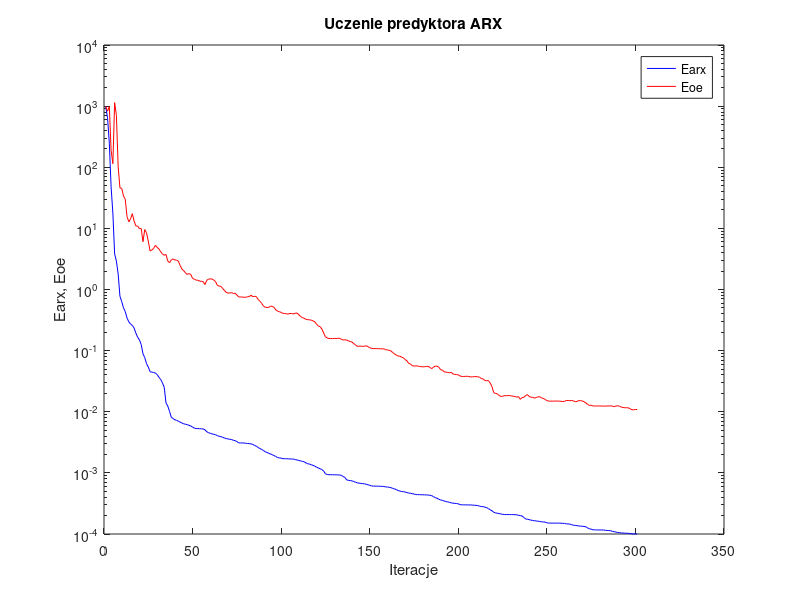
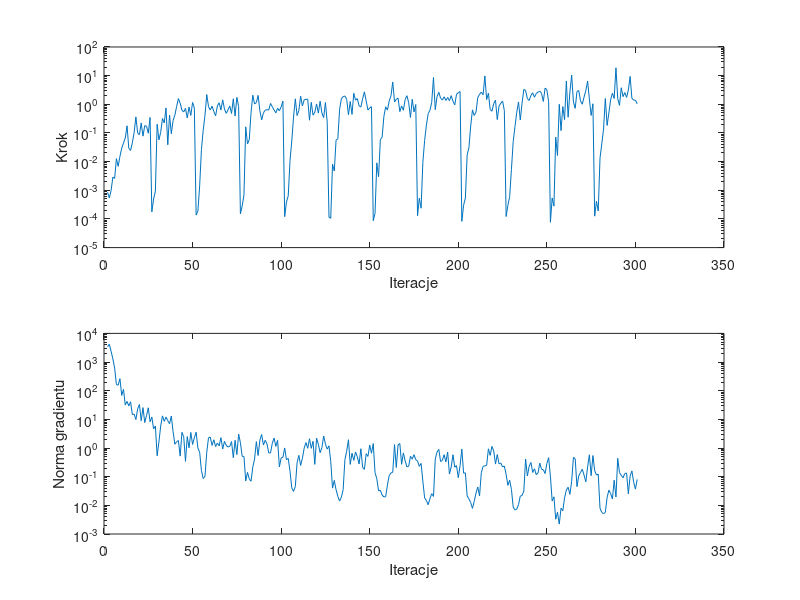

The MATLAB source for these figures, in order:
%uczenie predyktora arx
clear all;
n=0; farx(n+1)=9.805007e+002; foe(n+1)=9.954863e+002; wspucz(n+1)=0.000000e+000; ng(n+1)=0.000000e+000;
%odnowa zmiennej metryki
n=1; farx(n+1)=6.442891e+002; foe(n+1)=8.277433e+002; krok(n+1)=8.540993e-004; ng(n+1)=3.443656e+003;
n=2; farx(n+1)=2.480829e+002; foe(n+1)=9.852911e+002; krok(n+1)=5.391128e-004; ng(n+1)=4.135335e+003;
n=3; farx(n+1)=4.781357e+001; foe(n+1)=1.898329e+002; krok(n+1)=9.751354e-004; ng(n+1)=2.378306e+003;
n=4; farx(n+1)=1.779886e+001; foe(n+1)=1.144303e+002; krok(n+1)=2.883948e-003; ng(n+1)=1.293671e+003;
n=5; farx(n+1)=3.821100e+000; foe(n+1)=1.143889e+003; krok(n+1)=2.593399e-003; ng(n+1)=6.191529e+002;
n=6; farx(n+1)=2.915189e+000; foe(n+1)=7.028643e+002; krok(n+1)=1.269968e-002; ng(n+1)=1.639404e+002;
n=7; farx(n+1)=1.787735e+000; foe(n+1)=1.014991e+002; krok(n+1)=6.854056e-003; ng(n+1)=1.560165e+002;
n=8; farx(n+1)=7.741328e-001; foe(n+1)=4.592216e+001; krok(n+1)=1.525498e-002; ng(n+1)=2.626720e+002;
n=9; farx(n+1)=6.347276e-001; foe(n+1)=4.514102e+001; krok(n+1)=2.946581e-002; ng(n+1)=6.864306e+001;
n=10; farx(n+1)=5.020962e-001; foe(n+1)=3.390887e+001; krok(n+1)=4.438543e-002; ng(n+1)=1.113253e+002;
n=11; farx(n+1)=4.349957e-001; foe(n+1)=2.988553e+001; krok(n+1)=6.677458e-002; ng(n+1)=3.197427e+001;
n=12; farx(n+1)=3.416962e-001; foe(n+1)=1.557242e+001; krok(n+1)=1.778431e-001; ng(n+1)=4.223567e+001;
n=13; farx(n+1)=2.966569e-001; foe(n+1)=1.279830e+001; krok(n+1)=2.928765e-002; ng(n+1)=2.949671e+001;
n=14; farx(n+1)=2.717523e-001; foe(n+1)=1.438714e+001; krok(n+1)=2.452306e-002; ng(n+1)=4.098849e+001;
n=15; farx(n+1)=2.590085e-001; foe(n+1)=1.740929e+001; krok(n+1)=4.545636e-002; ng(n+1)=1.464636e+001;
n=16; farx(n+1)=2.339232e-001; foe(n+1)=1.312341e+001; krok(n+1)=1.023855e-001; ng(n+1)=1.536260e+001;
n=17; farx(n+1)=1.925874e-001; foe(n+1)=1.093891e+001; krok(n+1)=3.635836e-001; ng(n+1)=9.841978e+000;
n=18; farx(n+1)=1.659068e-001; foe(n+1)=1.092508e+001; krok(n+1)=1.000780e-001; ng(n+1)=2.343444e+001;
n=19; farx(n+1)=1.499957e-001; foe(n+1)=9.875384e+000; krok(n+1)=8.662598e-002; ng(n+1)=3.312533e+001;
n=20; farx(n+1)=1.258843e-001; foe(n+1)=9.939259e+000; krok(n+1)=2.233908e-001; ng(n+1)=8.955908e+000;
n=21; farx(n+1)=8.892720e-002; foe(n+1)=6.055841e+000; krok(n+1)=7.752093e-002; ng(n+1)=2.574477e+001;
n=22; farx(n+1)=7.691877e-002; foe(n+1)=9.576972e+000; krok(n+1)=1.800875e-001; ng(n+1)=7.730330e+000;
n=23; farx(n+1)=6.126641e-002; foe(n+1)=8.445653e+000; krok(n+1)=1.732520e-001; ng(n+1)=1.351778e+001;
n=24; farx(n+1)=5.406544e-002; foe(n+1)=6.178985e+000; krok(n+1)=9.809225e-002; ng(n+1)=2.535695e+001;
n=25; farx(n+1)=4.526023e-002; foe(n+1)=4.285361e+000; krok(n+1)=3.465039e-001; ng(n+1)=8.281629e+000;
%odnowa zmiennej metryki
n=26; farx(n+1)=4.442356e-002; foe(n+1)=4.430971e+000; krok(n+1)=1.758667e-004; ng(n+1)=1.210985e+001;
n=27; farx(n+1)=4.400696e-002; foe(n+1)=4.693249e+000; krok(n+1)=4.966995e-004; ng(n+1)=4.679139e+000;
n=28; farx(n+1)=4.287801e-002; foe(n+1)=5.272640e+000; krok(n+1)=9.261564e-004; ng(n+1)=5.855782e+000;
n=29; farx(n+1)=4.061682e-002; foe(n+1)=4.901855e+000; krok(n+1)=2.007487e-001; ng(n+1)=5.369617e-001;
n=30; farx(n+1)=3.670469e-002; foe(n+1)=4.599462e+000; krok(n+1)=5.753341e-002; ng(n+1)=1.631692e+000;
n=31; farx(n+1)=3.372610e-002; foe(n+1)=4.154326e+000; krok(n+1)=1.046893e-001; ng(n+1)=5.886543e+000;
n=32; farx(n+1)=2.968473e-002; foe(n+1)=3.816150e+000; krok(n+1)=3.200292e-001; ng(n+1)=1.323188e+001;
n=33; farx(n+1)=2.509228e-002; foe(n+1)=3.625314e+000; krok(n+1)=2.249366e-001; ng(n+1)=8.523673e+000;
n=34; farx(n+1)=1.393068e-002; foe(n+1)=3.750135e+000; krok(n+1)=7.491049e-001; ng(n+1)=1.204497e+001;
n=35; farx(n+1)=1.240847e-002; foe(n+1)=2.924300e+000; krok(n+1)=3.863769e-002; ng(n+1)=9.031561e+000;
n=36; farx(n+1)=1.013598e-002; foe(n+1)=2.742637e+000; krok(n+1)=4.228235e-001; ng(n+1)=7.036087e+000;
n=37; farx(n+1)=8.104040e-003; foe(n+1)=3.053240e+000; krok(n+1)=9.406594e-002; ng(n+1)=1.298073e+001;
n=38; farx(n+1)=7.752493e-003; foe(n+1)=3.162382e+000; krok(n+1)=2.745494e-001; ng(n+1)=3.710500e+000;
n=39; farx(n+1)=7.375399e-003; foe(n+1)=3.041331e+000; krok(n+1)=4.171904e-001; ng(n+1)=1.358210e+000;
n=40; farx(n+1)=7.234559e-003; foe(n+1)=3.022825e+000; krok(n+1)=8.456470e-001; ng(n+1)=1.652440e+000;
n=41; farx(n+1)=6.979080e-003; foe(n+1)=2.909102e+000; krok(n+1)=1.585506e+000; ng(n+1)=1.823096e+000;
n=42; farx(n+1)=6.765163e-003; foe(n+1)=2.461439e+000; krok(n+1)=1.090364e+000; ng(n+1)=5.224387e-001;
n=43; farx(n+1)=6.532196e-003; foe(n+1)=2.145418e+000; krok(n+1)=6.239201e-001; ng(n+1)=3.537272e+000;
n=44; farx(n+1)=6.354570e-003; foe(n+1)=2.034890e+000; krok(n+1)=5.403833e-001; ng(n+1)=2.476540e+000;
n=45; farx(n+1)=6.237686e-003; foe(n+1)=1.866958e+000; krok(n+1)=7.203499e-001; ng(n+1)=3.435119e-001;
n=46; farx(n+1)=6.163821e-003; foe(n+1)=1.768094e+000; krok(n+1)=3.340461e-001; ng(n+1)=2.505735e+000;
n=47; farx(n+1)=5.993683e-003; foe(n+1)=1.820574e+000; krok(n+1)=8.055989e-001; ng(n+1)=1.014130e+000;
n=48; farx(n+1)=5.845072e-003; foe(n+1)=1.762030e+000; krok(n+1)=4.089939e-001; ng(n+1)=3.500848e+000;
n=49; farx(n+1)=5.623480e-003; foe(n+1)=1.516440e+000; krok(n+1)=1.162023e+000; ng(n+1)=1.333585e+000;
n=50; farx(n+1)=5.391733e-003; foe(n+1)=1.476281e+000; krok(n+1)=7.461831e-001; ng(n+1)=2.267257e+000;
%odnowa zmiennej metryki
n=51; farx(n+1)=5.312278e-003; foe(n+1)=1.423207e+000; krok(n+1)=1.367364e-004; ng(n+1)=3.569092e+000;
n=52; farx(n+1)=5.305003e-003; foe(n+1)=1.419256e+000; krok(n+1)=1.874208e-004; ng(n+1)=9.910686e-001;
n=53; farx(n+1)=5.283353e-003; foe(n+1)=1.368426e+000; krok(n+1)=1.442683e-003; ng(n+1)=7.141573e-001;
n=54; farx(n+1)=5.258576e-003; foe(n+1)=1.360103e+000; krok(n+1)=2.643052e-002; ng(n+1)=1.622561e-001;
n=55; farx(n+1)=5.231637e-003; foe(n+1)=1.337793e+000; krok(n+1)=1.244935e-001; ng(n+1)=8.624081e-002;
n=56; farx(n+1)=5.067951e-003; foe(n+1)=1.206270e+000; krok(n+1)=4.063898e-001; ng(n+1)=1.030927e-001;
n=57; farx(n+1)=4.712797e-003; foe(n+1)=1.415872e+000; krok(n+1)=2.192737e+000; ng(n+1)=7.145322e-001;
n=58; farx(n+1)=4.549889e-003; foe(n+1)=1.476836e+000; krok(n+1)=8.256204e-001; ng(n+1)=2.287729e+000;
n=59; farx(n+1)=4.434604e-003; foe(n+1)=1.492348e+000; krok(n+1)=6.367965e-001; ng(n+1)=2.408723e+000;
n=60; farx(n+1)=4.341454e-003; foe(n+1)=1.487325e+000; krok(n+1)=8.600077e-001; ng(n+1)=1.232557e+000;
n=61; farx(n+1)=4.274520e-003; foe(n+1)=1.421157e+000; krok(n+1)=5.600723e-001; ng(n+1)=1.943167e+000;
n=62; farx(n+1)=4.203367e-003; foe(n+1)=1.341174e+000; krok(n+1)=3.963116e-001; ng(n+1)=1.129370e+000;
n=63; farx(n+1)=4.060326e-003; foe(n+1)=1.165779e+000; krok(n+1)=8.773192e-001; ng(n+1)=1.486832e+000;
n=64; farx(n+1)=3.974398e-003; foe(n+1)=1.136601e+000; krok(n+1)=1.128562e+000; ng(n+1)=1.190931e+000;
n=65; farx(n+1)=3.915030e-003; foe(n+1)=1.123709e+000; krok(n+1)=6.310298e-001; ng(n+1)=2.303954e+000;
n=66; farx(n+1)=3.818301e-003; foe(n+1)=1.037867e+000; krok(n+1)=1.435731e+000; ng(n+1)=9.243700e-001;
n=67; farx(n+1)=3.717551e-003; foe(n+1)=9.646785e-001; krok(n+1)=6.857223e-001; ng(n+1)=1.705967e+000;
n=68; farx(n+1)=3.643917e-003; foe(n+1)=8.962145e-001; krok(n+1)=4.842714e-001; ng(n+1)=1.241760e+000;
n=69; farx(n+1)=3.588260e-003; foe(n+1)=8.740974e-001; krok(n+1)=6.404647e-001; ng(n+1)=1.088099e+000;
n=70; farx(n+1)=3.542537e-003; foe(n+1)=8.763616e-001; krok(n+1)=8.726755e-001; ng(n+1)=1.139348e+000;
n=71; farx(n+1)=3.510909e-003; foe(n+1)=8.892186e-001; krok(n+1)=4.787134e-001; ng(n+1)=1.675438e+000;
n=72; farx(n+1)=3.414211e-003; foe(n+1)=8.639931e-001; krok(n+1)=1.556785e+000; ng(n+1)=4.600166e-001;
n=73; farx(n+1)=3.365979e-003; foe(n+1)=8.671030e-001; krok(n+1)=3.912500e-001; ng(n+1)=1.862238e+000;
n=74; farx(n+1)=3.251875e-003; foe(n+1)=8.146328e-001; krok(n+1)=1.745690e+000; ng(n+1)=5.900302e-001;
n=75; farx(n+1)=3.101462e-003; foe(n+1)=7.564169e-001; krok(n+1)=8.328011e-001; ng(n+1)=3.066396e+000;
%odnowa zmiennej metryki
n=76; farx(n+1)=3.089993e-003; foe(n+1)=7.550679e-001; krok(n+1)=1.513017e-004; ng(n+1)=1.543724e+000;
n=77; farx(n+1)=3.087563e-003; foe(n+1)=7.532955e-001; krok(n+1)=2.834094e-004; ng(n+1)=5.119009e-001;
n=78; farx(n+1)=3.080581e-003; foe(n+1)=7.462486e-001; krok(n+1)=6.767654e-004; ng(n+1)=5.096182e-001;
n=79; farx(n+1)=3.049389e-003; foe(n+1)=7.459221e-001; krok(n+1)=1.638325e-001; ng(n+1)=7.118320e-002;
n=80; farx(n+1)=3.026214e-003; foe(n+1)=7.618257e-001; krok(n+1)=4.134280e-002; ng(n+1)=1.411313e-001;
n=81; farx(n+1)=3.013429e-003; foe(n+1)=7.657982e-001; krok(n+1)=5.857529e-002; ng(n+1)=8.427867e-002;
n=82; farx(n+1)=2.979570e-003; foe(n+1)=8.052501e-001; krok(n+1)=5.114232e-001; ng(n+1)=6.941344e-002;
n=83; farx(n+1)=2.916868e-003; foe(n+1)=7.646223e-001; krok(n+1)=2.076440e+000; ng(n+1)=2.195771e-001;
n=84; farx(n+1)=2.805603e-003; foe(n+1)=7.733824e-001; krok(n+1)=1.024631e+000; ng(n+1)=4.146899e-001;
n=85; farx(n+1)=2.733648e-003; foe(n+1)=7.665549e-001; krok(n+1)=1.151610e+000; ng(n+1)=1.673147e+000;
n=86; farx(n+1)=2.599574e-003; foe(n+1)=6.865550e-001; krok(n+1)=2.042882e+000; ng(n+1)=5.464044e-001;
n=87; farx(n+1)=2.504255e-003; foe(n+1)=6.417851e-001; krok(n+1)=5.921069e-001; ng(n+1)=1.884712e+000;
n=88; farx(n+1)=2.415923e-003; foe(n+1)=5.946126e-001; krok(n+1)=2.828655e-001; ng(n+1)=2.971187e+000;
n=89; farx(n+1)=2.324964e-003; foe(n+1)=5.354238e-001; krok(n+1)=5.076613e-001; ng(n+1)=1.273506e+000;
n=90; farx(n+1)=2.214777e-003; foe(n+1)=5.130797e-001; krok(n+1)=6.201675e-001; ng(n+1)=1.860756e+000;
n=91; farx(n+1)=2.157575e-003; foe(n+1)=5.078015e-001; krok(n+1)=6.522451e-001; ng(n+1)=1.403171e+000;
n=92; farx(n+1)=2.095945e-003; foe(n+1)=5.105690e-001; krok(n+1)=6.282866e-001; ng(n+1)=6.747185e-001;
n=93; farx(n+1)=2.034348e-003; foe(n+1)=5.358807e-001; krok(n+1)=1.068901e+000; ng(n+1)=6.733584e-001;
n=94; farx(n+1)=1.982982e-003; foe(n+1)=5.297435e-001; krok(n+1)=8.300996e-001; ng(n+1)=1.459693e+000;
n=95; farx(n+1)=1.915480e-003; foe(n+1)=5.094260e-001; krok(n+1)=6.335709e-001; ng(n+1)=2.235809e+000;
n=96; farx(n+1)=1.854918e-003; foe(n+1)=4.637467e-001; krok(n+1)=5.045340e-001; ng(n+1)=1.145713e+000;
n=97; farx(n+1)=1.777122e-003; foe(n+1)=4.429798e-001; krok(n+1)=7.273018e-001; ng(n+1)=1.856682e+000;
n=98; farx(n+1)=1.757481e-003; foe(n+1)=4.333398e-001; krok(n+1)=5.945315e-001; ng(n+1)=2.203598e-001;
n=99; farx(n+1)=1.740902e-003; foe(n+1)=4.221720e-001; krok(n+1)=8.088973e-001; ng(n+1)=4.504774e-001;
n=100; farx(n+1)=1.707795e-003; foe(n+1)=4.063523e-001; krok(n+1)=1.289256e+000; ng(n+1)=4.736986e-001;
%odnowa zmiennej metryki
n=101; farx(n+1)=1.704416e-003; foe(n+1)=4.043670e-001; krok(n+1)=1.203262e-004; ng(n+1)=1.005838e+000;
n=102; farx(n+1)=1.702812e-003; foe(n+1)=4.012872e-001; krok(n+1)=3.891984e-004; ng(n+1)=3.868352e-001;
n=103; farx(n+1)=1.698566e-003; foe(n+1)=3.965688e-001; krok(n+1)=6.369581e-004; ng(n+1)=4.348038e-001;
n=104; farx(n+1)=1.690492e-003; foe(n+1)=4.061419e-001; krok(n+1)=1.076348e-002; ng(n+1)=1.544639e-001;
n=105; farx(n+1)=1.687314e-003; foe(n+1)=4.042372e-001; krok(n+1)=5.235740e-002; ng(n+1)=4.079805e-002;
n=106; farx(n+1)=1.677325e-003; foe(n+1)=3.984653e-001; krok(n+1)=3.624196e-001; ng(n+1)=3.059720e-002;
n=107; farx(n+1)=1.648968e-003; foe(n+1)=4.098101e-001; krok(n+1)=1.549732e+000; ng(n+1)=4.537159e-002;
n=108; farx(n+1)=1.622218e-003; foe(n+1)=4.116028e-001; krok(n+1)=4.044487e-001; ng(n+1)=3.090006e-001;
n=109; farx(n+1)=1.600995e-003; foe(n+1)=3.863398e-001; krok(n+1)=6.107131e-001; ng(n+1)=5.550904e-001;
n=110; farx(n+1)=1.566320e-003; foe(n+1)=3.614967e-001; krok(n+1)=1.914853e+000; ng(n+1)=2.474221e-001;
n=111; farx(n+1)=1.542378e-003; foe(n+1)=3.465878e-001; krok(n+1)=8.745977e-001; ng(n+1)=4.404374e-001;
n=112; farx(n+1)=1.519829e-003; foe(n+1)=3.389403e-001; krok(n+1)=1.435731e+000; ng(n+1)=9.888126e-001;
n=113; farx(n+1)=1.456398e-003; foe(n+1)=3.247174e-001; krok(n+1)=1.492366e+000; ng(n+1)=1.549053e+000;
n=114; farx(n+1)=1.410971e-003; foe(n+1)=3.205706e-001; krok(n+1)=1.505130e+000; ng(n+1)=9.791600e-001;
n=115; farx(n+1)=1.394082e-003; foe(n+1)=3.200262e-001; krok(n+1)=2.781623e-001; ng(n+1)=2.108518e+000;
n=116; farx(n+1)=1.357516e-003; foe(n+1)=3.143966e-001; krok(n+1)=1.168436e+000; ng(n+1)=9.770825e-001;
n=117; farx(n+1)=1.329575e-003; foe(n+1)=3.069587e-001; krok(n+1)=4.187571e-001; ng(n+1)=1.716377e+000;
n=118; farx(n+1)=1.288085e-003; foe(n+1)=2.956795e-001; krok(n+1)=5.312625e-001; ng(n+1)=2.685880e-001;
n=119; farx(n+1)=1.237737e-003; foe(n+1)=2.701048e-001; krok(n+1)=1.026286e+000; ng(n+1)=2.197896e+000;
n=120; farx(n+1)=1.204208e-003; foe(n+1)=2.519408e-001; krok(n+1)=4.930774e-001; ng(n+1)=1.358952e+000;
n=121; farx(n+1)=1.166504e-003; foe(n+1)=2.467712e-001; krok(n+1)=1.285695e+000; ng(n+1)=6.866766e-001;
n=122; farx(n+1)=1.134830e-003; foe(n+1)=2.256276e-001; krok(n+1)=4.977875e-001; ng(n+1)=1.034203e+000;
n=123; farx(n+1)=1.071464e-003; foe(n+1)=1.945328e-001; krok(n+1)=3.444314e-001; ng(n+1)=2.627776e+000;
n=124; farx(n+1)=9.630815e-004; foe(n+1)=1.683111e-001; krok(n+1)=1.154088e+000; ng(n+1)=1.374432e+000;
n=125; farx(n+1)=9.410175e-004; foe(n+1)=1.613238e-001; krok(n+1)=2.382113e-001; ng(n+1)=9.161275e-001;
%odnowa zmiennej metryki
n=126; farx(n+1)=9.325128e-004; foe(n+1)=1.576679e-001; krok(n+1)=1.161197e-004; ng(n+1)=1.191629e+000;
n=127; farx(n+1)=9.322032e-004; foe(n+1)=1.575337e-001; krok(n+1)=1.051281e-004; ng(n+1)=3.393467e-001;
n=128; farx(n+1)=9.317727e-004; foe(n+1)=1.573811e-001; krok(n+1)=8.099144e-003; ng(n+1)=3.992905e-002;
n=129; farx(n+1)=9.309873e-004; foe(n+1)=1.580872e-001; krok(n+1)=4.689265e-003; ng(n+1)=7.406405e-002;
n=130; farx(n+1)=9.288858e-004; foe(n+1)=1.579434e-001; krok(n+1)=5.625683e-002; ng(n+1)=3.521119e-002;
n=131; farx(n+1)=9.278922e-004; foe(n+1)=1.586953e-001; krok(n+1)=6.247411e-002; ng(n+1)=2.057841e-002;
n=132; farx(n+1)=9.240035e-004; foe(n+1)=1.597828e-001; krok(n+1)=6.744582e-001; ng(n+1)=1.410149e-002;
n=133; farx(n+1)=9.110805e-004; foe(n+1)=1.534883e-001; krok(n+1)=1.569476e+000; ng(n+1)=1.925648e-002;
n=134; farx(n+1)=8.733556e-004; foe(n+1)=1.489127e-001; krok(n+1)=1.856466e+000; ng(n+1)=3.526385e-002;
n=135; farx(n+1)=8.396057e-004; foe(n+1)=1.506250e-001; krok(n+1)=1.941911e+000; ng(n+1)=3.981916e-001;
n=136; farx(n+1)=7.684823e-004; foe(n+1)=1.489070e-001; krok(n+1)=1.495995e+000; ng(n+1)=7.743563e-001;
n=137; farx(n+1)=7.544235e-004; foe(n+1)=1.441371e-001; krok(n+1)=4.321320e-001; ng(n+1)=1.948490e+000;
n=138; farx(n+1)=7.463115e-004; foe(n+1)=1.412292e-001; krok(n+1)=1.252500e+000; ng(n+1)=2.684723e-001;
n=139; farx(n+1)=7.408830e-004; foe(n+1)=1.379474e-001; krok(n+1)=4.448787e-001; ng(n+1)=6.603586e-001;
n=140; farx(n+1)=7.211459e-004; foe(n+1)=1.301573e-001; krok(n+1)=2.428467e+000; ng(n+1)=3.716577e-001;
n=141; farx(n+1)=7.045089e-004; foe(n+1)=1.239729e-001; krok(n+1)=1.390988e+000; ng(n+1)=7.307752e-001;
n=142; farx(n+1)=6.873428e-004; foe(n+1)=1.177617e-001; krok(n+1)=1.585247e+000; ng(n+1)=4.953723e-001;
n=143; farx(n+1)=6.791821e-004; foe(n+1)=1.182132e-001; krok(n+1)=8.823184e-001; ng(n+1)=2.769640e-001;
n=144; farx(n+1)=6.732413e-004; foe(n+1)=1.185058e-001; krok(n+1)=8.008859e-001; ng(n+1)=9.440098e-001;
n=145; farx(n+1)=6.681432e-004; foe(n+1)=1.171975e-001; krok(n+1)=1.561751e+000; ng(n+1)=2.114393e-001;
n=146; farx(n+1)=6.613436e-004; foe(n+1)=1.180999e-001; krok(n+1)=2.723893e+000; ng(n+1)=1.806653e-001;
n=147; farx(n+1)=6.516720e-004; foe(n+1)=1.200443e-001; krok(n+1)=1.310660e+000; ng(n+1)=6.344261e-001;
n=148; farx(n+1)=6.388821e-004; foe(n+1)=1.164897e-001; krok(n+1)=6.293018e-001; ng(n+1)=5.097200e-001;
n=149; farx(n+1)=6.272914e-004; foe(n+1)=1.114613e-001; krok(n+1)=7.486426e-001; ng(n+1)=1.272940e+000;
n=150; farx(n+1)=6.128566e-004; foe(n+1)=1.088251e-001; krok(n+1)=8.221024e-001; ng(n+1)=6.582217e-001;
%odnowa zmiennej metryki
n=151; farx(n+1)=6.073103e-004; foe(n+1)=1.079432e-001; krok(n+1)=8.683747e-005; ng(n+1)=1.427322e+000;
n=152; farx(n+1)=6.071930e-004; foe(n+1)=1.079408e-001; krok(n+1)=1.569452e-004; ng(n+1)=1.379915e-001;
n=153; farx(n+1)=6.055022e-004; foe(n+1)=1.078349e-001; krok(n+1)=9.045235e-003; ng(n+1)=8.536715e-002;
n=154; farx(n+1)=6.054094e-004; foe(n+1)=1.077788e-001; krok(n+1)=2.972972e-003; ng(n+1)=3.195998e-002;
n=155; farx(n+1)=6.033922e-004; foe(n+1)=1.069795e-001; krok(n+1)=5.883374e-002; ng(n+1)=3.368168e-002;
n=156; farx(n+1)=6.023094e-004; foe(n+1)=1.069812e-001; krok(n+1)=7.115888e-002; ng(n+1)=2.292917e-002;
n=157; farx(n+1)=5.986141e-004; foe(n+1)=1.072745e-001; krok(n+1)=3.768236e-001; ng(n+1)=1.974777e-002;
n=158; farx(n+1)=5.905527e-004; foe(n+1)=1.034136e-001; krok(n+1)=8.159604e-001; ng(n+1)=1.993333e-002;
n=159; farx(n+1)=5.862733e-004; foe(n+1)=1.029121e-001; krok(n+1)=6.264118e-001; ng(n+1)=5.154879e-002;
n=160; farx(n+1)=5.821209e-004; foe(n+1)=1.008701e-001; krok(n+1)=1.307567e+000; ng(n+1)=1.104985e-001;
n=161; farx(n+1)=5.727733e-004; foe(n+1)=9.881869e-002; krok(n+1)=1.964044e+000; ng(n+1)=1.340518e-001;
n=162; farx(n+1)=5.570809e-004; foe(n+1)=9.291346e-002; krok(n+1)=6.020519e+000; ng(n+1)=1.434967e-001;
n=163; farx(n+1)=5.455760e-004; foe(n+1)=8.830227e-002; krok(n+1)=1.227563e+000; ng(n+1)=1.310697e+000;
n=164; farx(n+1)=5.344141e-004; foe(n+1)=8.460685e-002; krok(n+1)=1.492366e+000; ng(n+1)=2.101817e-001;
n=165; farx(n+1)=5.139671e-004; foe(n+1)=8.168823e-002; krok(n+1)=1.644879e+000; ng(n+1)=1.286721e+000;
n=166; farx(n+1)=5.041360e-004; foe(n+1)=8.121886e-002; krok(n+1)=5.570755e-001; ng(n+1)=1.431389e+000;
n=167; farx(n+1)=4.963406e-004; foe(n+1)=7.826880e-002; krok(n+1)=8.771846e-001; ng(n+1)=2.715538e-001;
n=168; farx(n+1)=4.930627e-004; foe(n+1)=7.627254e-002; krok(n+1)=6.193808e-001; ng(n+1)=6.748990e-001;
n=169; farx(n+1)=4.864557e-004; foe(n+1)=7.175119e-002; krok(n+1)=1.462039e+000; ng(n+1)=3.542430e-001;
n=170; farx(n+1)=4.761670e-004; foe(n+1)=6.800890e-002; krok(n+1)=1.997077e+000; ng(n+1)=2.198102e-001;
n=171; farx(n+1)=4.682687e-004; foe(n+1)=6.198996e-002; krok(n+1)=1.131462e+000; ng(n+1)=2.302555e-001;
n=172; farx(n+1)=4.647942e-004; foe(n+1)=6.038793e-002; krok(n+1)=3.465039e-001; ng(n+1)=5.166534e-001;
n=173; farx(n+1)=4.555718e-004; foe(n+1)=5.670954e-002; krok(n+1)=1.498210e+000; ng(n+1)=4.083332e-001;
n=174; farx(n+1)=4.516152e-004; foe(n+1)=5.590627e-002; krok(n+1)=5.421555e-001; ng(n+1)=5.873930e-001;
n=175; farx(n+1)=4.415560e-004; foe(n+1)=5.637234e-002; krok(n+1)=9.830700e-001; ng(n+1)=3.904333e-001;
%odnowa zmiennej metryki
n=176; farx(n+1)=4.409995e-004; foe(n+1)=5.612003e-002; krok(n+1)=1.298332e-004; ng(n+1)=3.521358e-001;
n=177; farx(n+1)=4.400534e-004; foe(n+1)=5.506518e-002; krok(n+1)=5.292541e-004; ng(n+1)=2.298246e-001;
n=178; farx(n+1)=4.391949e-004; foe(n+1)=5.458848e-002; krok(n+1)=2.370460e-004; ng(n+1)=2.898146e-001;
n=179; farx(n+1)=4.376562e-004; foe(n+1)=5.442791e-002; krok(n+1)=9.458902e-003; ng(n+1)=6.973582e-002;
n=180; farx(n+1)=4.370814e-004; foe(n+1)=5.448478e-002; krok(n+1)=5.482403e-002; ng(n+1)=1.797740e-002;
n=181; farx(n+1)=4.357017e-004; foe(n+1)=5.508772e-002; krok(n+1)=1.872762e-001; ng(n+1)=1.475743e-002;
n=182; farx(n+1)=4.341616e-004; foe(n+1)=5.539673e-002; krok(n+1)=4.756263e-001; ng(n+1)=1.050947e-002;
n=183; farx(n+1)=4.302649e-004; foe(n+1)=5.293167e-002; krok(n+1)=6.193808e-001; ng(n+1)=1.712949e-002;
n=184; farx(n+1)=4.245718e-004; foe(n+1)=5.086885e-002; krok(n+1)=1.168436e+000; ng(n+1)=2.550940e-002;
n=185; farx(n+1)=4.073066e-004; foe(n+1)=5.354046e-002; krok(n+1)=8.628889e+000; ng(n+1)=2.050766e-002;
n=186; farx(n+1)=3.940097e-004; foe(n+1)=5.599071e-002; krok(n+1)=6.522451e-001; ng(n+1)=4.148263e-001;
n=187; farx(n+1)=3.846657e-004; foe(n+1)=5.567500e-002; krok(n+1)=1.854055e+000; ng(n+1)=7.227150e-001;
n=188; farx(n+1)=3.699055e-004; foe(n+1)=5.366553e-002; krok(n+1)=2.623188e+000; ng(n+1)=8.960920e-001;
n=189; farx(n+1)=3.604870e-004; foe(n+1)=4.881837e-002; krok(n+1)=1.651241e+000; ng(n+1)=3.392146e-001;
n=190; farx(n+1)=3.554149e-004; foe(n+1)=4.805075e-002; krok(n+1)=1.402391e+000; ng(n+1)=3.718493e-001;
n=191; farx(n+1)=3.462594e-004; foe(n+1)=4.495716e-002; krok(n+1)=1.829080e+000; ng(n+1)=5.866051e-001;
n=192; farx(n+1)=3.407156e-004; foe(n+1)=4.470077e-002; krok(n+1)=1.361947e+000; ng(n+1)=3.272099e-001;
n=193; farx(n+1)=3.344628e-004; foe(n+1)=4.382775e-002; krok(n+1)=1.729901e+000; ng(n+1)=7.250489e-001;
n=194; farx(n+1)=3.307362e-004; foe(n+1)=4.358139e-002; krok(n+1)=1.339714e+000; ng(n+1)=1.237516e-001;
n=195; farx(n+1)=3.238306e-004; foe(n+1)=4.400024e-002; krok(n+1)=2.005385e+000; ng(n+1)=2.178007e-001;
n=196; farx(n+1)=3.186727e-004; foe(n+1)=4.170933e-002; krok(n+1)=1.280117e+000; ng(n+1)=5.833151e-001;
n=197; farx(n+1)=3.171711e-004; foe(n+1)=4.070167e-002; krok(n+1)=9.574267e-001; ng(n+1)=2.146874e-001;
n=198; farx(n+1)=3.155363e-004; foe(n+1)=4.048503e-002; krok(n+1)=2.228302e+000; ng(n+1)=2.430136e-001;
n=199; farx(n+1)=3.121461e-004; foe(n+1)=4.024214e-002; krok(n+1)=2.539807e+000; ng(n+1)=9.197816e-002;
n=200; farx(n+1)=3.021875e-004; foe(n+1)=3.840883e-002; krok(n+1)=2.794466e+000; ng(n+1)=2.445716e-001;
%odnowa zmiennej metryki
n=201; farx(n+1)=3.001410e-004; foe(n+1)=3.779741e-002; krok(n+1)=8.233132e-005; ng(n+1)=9.156277e-001;
n=202; farx(n+1)=2.999823e-004; foe(n+1)=3.773813e-002; krok(n+1)=3.011518e-004; ng(n+1)=1.326270e-001;
n=203; farx(n+1)=2.996475e-004; foe(n+1)=3.794783e-002; krok(n+1)=5.362293e-004; ng(n+1)=1.365141e-001;
n=204; farx(n+1)=2.993934e-004; foe(n+1)=3.805729e-002; krok(n+1)=1.716139e-002; ng(n+1)=2.129072e-002;
n=205; farx(n+1)=2.991600e-004; foe(n+1)=3.772890e-002; krok(n+1)=3.034189e-002; ng(n+1)=1.685546e-002;
n=206; farx(n+1)=2.985139e-004; foe(n+1)=3.704388e-002; krok(n+1)=1.755320e-001; ng(n+1)=1.255351e-002;
n=207; farx(n+1)=2.974311e-004; foe(n+1)=3.739514e-002; krok(n+1)=6.400584e-001; ng(n+1)=7.842906e-003;
n=208; farx(n+1)=2.954953e-004; foe(n+1)=3.752694e-002; krok(n+1)=4.063898e-001; ng(n+1)=1.392480e-002;
n=209; farx(n+1)=2.940166e-004; foe(n+1)=3.755180e-002; krok(n+1)=5.317968e-001; ng(n+1)=2.676335e-002;
n=210; farx(n+1)=2.918940e-004; foe(n+1)=3.736149e-002; krok(n+1)=1.715220e+000; ng(n+1)=4.356864e-002;
n=211; farx(n+1)=2.853300e-004; foe(n+1)=3.679070e-002; krok(n+1)=2.219336e+000; ng(n+1)=2.132299e-002;
n=212; farx(n+1)=2.815426e-004; foe(n+1)=3.490799e-002; krok(n+1)=2.661328e+000; ng(n+1)=1.382984e-001;
n=213; farx(n+1)=2.806956e-004; foe(n+1)=3.447655e-002; krok(n+1)=2.140241e+000; ng(n+1)=2.289306e-001;
n=214; farx(n+1)=2.749037e-004; foe(n+1)=3.245694e-002; krok(n+1)=9.784645e+000; ng(n+1)=2.398882e-001;
n=215; farx(n+1)=2.706346e-004; foe(n+1)=3.211009e-002; krok(n+1)=1.454334e+000; ng(n+1)=2.473884e-001;
n=216; farx(n+1)=2.600600e-004; foe(n+1)=3.237035e-002; krok(n+1)=2.451494e+000; ng(n+1)=9.396188e-001;
n=217; farx(n+1)=2.497081e-004; foe(n+1)=2.954106e-002; krok(n+1)=6.614848e-001; ng(n+1)=5.532638e-001;
n=218; farx(n+1)=2.397705e-004; foe(n+1)=2.587658e-002; krok(n+1)=5.736491e-001; ng(n+1)=1.141383e+000;
n=219; farx(n+1)=2.272506e-004; foe(n+1)=2.054496e-002; krok(n+1)=1.062525e+000; ng(n+1)=7.921651e-001;
n=220; farx(n+1)=2.210598e-004; foe(n+1)=1.991620e-002; krok(n+1)=1.390988e+000; ng(n+1)=2.755725e-001;
n=221; farx(n+1)=2.190466e-004; foe(n+1)=1.972680e-002; krok(n+1)=2.935451e-001; ng(n+1)=5.927835e-001;
n=222; farx(n+1)=2.158854e-004; foe(n+1)=1.849676e-002; krok(n+1)=8.649503e-001; ng(n+1)=2.812278e-001;
n=223; farx(n+1)=2.128067e-004; foe(n+1)=1.780212e-002; krok(n+1)=1.090115e+000; ng(n+1)=2.988660e-001;
n=224; farx(n+1)=2.098902e-004; foe(n+1)=1.790524e-002; krok(n+1)=1.296088e+000; ng(n+1)=2.197902e-001;
n=225; farx(n+1)=2.080610e-004; foe(n+1)=1.834618e-002; krok(n+1)=6.011939e-001; ng(n+1)=2.355283e-001;
%odnowa zmiennej metryki
n=226; farx(n+1)=2.079903e-004; foe(n+1)=1.832021e-002; krok(n+1)=1.213020e-004; ng(n+1)=1.196766e-001;
n=227; farx(n+1)=2.079647e-004; foe(n+1)=1.833888e-002; krok(n+1)=2.969451e-004; ng(n+1)=4.978192e-002;
n=228; farx(n+1)=2.078466e-004; foe(n+1)=1.840756e-002; krok(n+1)=6.001618e-004; ng(n+1)=7.555915e-002;
n=229; farx(n+1)=2.076315e-004; foe(n+1)=1.811831e-002; krok(n+1)=5.357205e-003; ng(n+1)=3.549441e-002;
n=230; farx(n+1)=2.074957e-004; foe(n+1)=1.797771e-002; krok(n+1)=5.031042e-002; ng(n+1)=8.702472e-003;
n=231; farx(n+1)=2.071506e-004; foe(n+1)=1.771436e-002; krok(n+1)=1.668649e-001; ng(n+1)=6.940103e-003;
n=232; farx(n+1)=2.062286e-004; foe(n+1)=1.734004e-002; krok(n+1)=5.271762e-001; ng(n+1)=7.362894e-003;
n=233; farx(n+1)=2.023809e-004; foe(n+1)=1.768630e-002; krok(n+1)=1.210207e+000; ng(n+1)=1.059425e-002;
n=234; farx(n+1)=2.000237e-004; foe(n+1)=1.596021e-002; krok(n+1)=2.836964e-001; ng(n+1)=2.110277e-002;
n=235; farx(n+1)=1.971819e-004; foe(n+1)=1.704359e-002; krok(n+1)=1.092255e+000; ng(n+1)=2.196253e-002;
n=236; farx(n+1)=1.861194e-004; foe(n+1)=1.721453e-002; krok(n+1)=3.318011e+000; ng(n+1)=3.170770e-002;
n=237; farx(n+1)=1.766024e-004; foe(n+1)=1.840155e-002; krok(n+1)=3.018044e+000; ng(n+1)=4.139917e-001;
n=238; farx(n+1)=1.742715e-004; foe(n+1)=1.908444e-002; krok(n+1)=1.569476e+000; ng(n+1)=1.056569e-001;
n=239; farx(n+1)=1.717630e-004; foe(n+1)=1.782071e-002; krok(n+1)=1.361947e+000; ng(n+1)=2.297358e-001;
n=240; farx(n+1)=1.686016e-004; foe(n+1)=1.724571e-002; krok(n+1)=2.030645e+000; ng(n+1)=3.138032e-001;
n=241; farx(n+1)=1.668269e-004; foe(n+1)=1.730190e-002; krok(n+1)=2.534283e+000; ng(n+1)=1.408483e-001;
n=242; farx(n+1)=1.648516e-004; foe(n+1)=1.668335e-002; krok(n+1)=1.762494e+000; ng(n+1)=1.896904e-001;
n=243; farx(n+1)=1.634197e-004; foe(n+1)=1.708044e-002; krok(n+1)=2.379862e+000; ng(n+1)=1.175629e-001;
n=244; farx(n+1)=1.619891e-004; foe(n+1)=1.752578e-002; krok(n+1)=2.648925e+000; ng(n+1)=1.346681e-001;
n=245; farx(n+1)=1.603227e-004; foe(n+1)=1.761871e-002; krok(n+1)=2.895439e+000; ng(n+1)=2.954889e-001;
n=246; farx(n+1)=1.582412e-004; foe(n+1)=1.679752e-002; krok(n+1)=2.392207e+000; ng(n+1)=1.813716e-001;
n=247; farx(n+1)=1.575575e-004; foe(n+1)=1.653920e-002; krok(n+1)=1.258604e+000; ng(n+1)=1.745222e-001;
n=248; farx(n+1)=1.565275e-004; foe(n+1)=1.588905e-002; krok(n+1)=3.667805e+000; ng(n+1)=1.286514e-001;
n=249; farx(n+1)=1.528776e-004; foe(n+1)=1.524969e-002; krok(n+1)=3.227190e+000; ng(n+1)=2.877260e-001;
n=250; farx(n+1)=1.507070e-004; foe(n+1)=1.492521e-002; krok(n+1)=1.245764e+000; ng(n+1)=4.623394e-001;
%odnowa zmiennej metryki
n=251; farx(n+1)=1.506818e-004; foe(n+1)=1.492961e-002; krok(n+1)=7.619426e-005; ng(n+1)=1.039948e-001;
n=252; farx(n+1)=1.506783e-004; foe(n+1)=1.492335e-002; krok(n+1)=5.391128e-004; ng(n+1)=1.423241e-002;
n=253; farx(n+1)=1.506743e-004; foe(n+1)=1.491081e-002; krok(n+1)=2.790064e-004; ng(n+1)=1.987721e-002;
n=254; farx(n+1)=1.506483e-004; foe(n+1)=1.496378e-002; krok(n+1)=7.190954e-002; ng(n+1)=3.294941e-003;
n=255; farx(n+1)=1.506302e-004; foe(n+1)=1.496778e-002; krok(n+1)=1.640492e-002; ng(n+1)=5.719437e-003;
n=256; farx(n+1)=1.505146e-004; foe(n+1)=1.491858e-002; krok(n+1)=9.995858e-001; ng(n+1)=2.218510e-003;
n=257; farx(n+1)=1.501368e-004; foe(n+1)=1.483213e-002; krok(n+1)=1.204927e-001; ng(n+1)=7.963663e-003;
n=258; farx(n+1)=1.495021e-004; foe(n+1)=1.466348e-002; krok(n+1)=8.354052e-001; ng(n+1)=6.449133e-003;
n=259; farx(n+1)=1.489617e-004; foe(n+1)=1.481587e-002; krok(n+1)=2.905057e-001; ng(n+1)=1.836063e-002;
n=260; farx(n+1)=1.466025e-004; foe(n+1)=1.529613e-002; krok(n+1)=6.466403e+000; ng(n+1)=3.450291e-002;
n=261; farx(n+1)=1.460530e-004; foe(n+1)=1.526466e-002; krok(n+1)=3.550835e-001; ng(n+1)=4.276257e-002;
n=262; farx(n+1)=1.453881e-004; foe(n+1)=1.515981e-002; krok(n+1)=2.697833e+000; ng(n+1)=2.424864e-002;
n=263; farx(n+1)=1.418343e-004; foe(n+1)=1.528737e-002; krok(n+1)=1.041870e+001; ng(n+1)=6.899871e-002;
n=264; farx(n+1)=1.394298e-004; foe(n+1)=1.509336e-002; krok(n+1)=1.205335e+000; ng(n+1)=4.722784e-001;
n=265; farx(n+1)=1.381211e-004; foe(n+1)=1.459548e-002; krok(n+1)=7.228765e-001; ng(n+1)=4.166803e-001;
n=266; farx(n+1)=1.370876e-004; foe(n+1)=1.471439e-002; krok(n+1)=2.804781e+000; ng(n+1)=4.488950e-002;
n=267; farx(n+1)=1.353974e-004; foe(n+1)=1.526636e-002; krok(n+1)=3.028751e+000; ng(n+1)=1.084266e-001;
n=268; farx(n+1)=1.345779e-004; foe(n+1)=1.512460e-002; krok(n+1)=1.312841e+000; ng(n+1)=1.394699e-001;
n=269; farx(n+1)=1.339177e-004; foe(n+1)=1.503902e-002; krok(n+1)=1.006076e+000; ng(n+1)=1.825523e-001;
n=270; farx(n+1)=1.329273e-004; foe(n+1)=1.463301e-002; krok(n+1)=1.784434e+000; ng(n+1)=1.132874e-001;
n=271; farx(n+1)=1.315692e-004; foe(n+1)=1.395602e-002; krok(n+1)=2.984733e+000; ng(n+1)=6.623305e-002;
n=272; farx(n+1)=1.256911e-004; foe(n+1)=1.320368e-002; krok(n+1)=6.471179e+000; ng(n+1)=2.188486e-001;
n=273; farx(n+1)=1.217167e-004; foe(n+1)=1.268382e-002; krok(n+1)=1.522162e+000; ng(n+1)=5.793801e-001;
n=274; farx(n+1)=1.202459e-004; foe(n+1)=1.280799e-002; krok(n+1)=4.089939e-001; ng(n+1)=1.086500e-001;
n=275; farx(n+1)=1.169914e-004; foe(n+1)=1.242628e-002; krok(n+1)=1.043878e+000; ng(n+1)=5.473873e-001;
%odnowa zmiennej metryki
n=276; farx(n+1)=1.168491e-004; foe(n+1)=1.242246e-002; krok(n+1)=1.250530e-004; ng(n+1)=1.614890e-001;
n=277; farx(n+1)=1.166115e-004; foe(n+1)=1.241993e-002; krok(n+1)=4.129769e-004; ng(n+1)=1.135750e-001;
n=278; farx(n+1)=1.164381e-004; foe(n+1)=1.244690e-002; krok(n+1)=1.897438e-004; ng(n+1)=1.232935e-001;
n=279; farx(n+1)=1.164087e-004; foe(n+1)=1.241125e-002; krok(n+1)=1.321526e-002; ng(n+1)=7.918919e-003;
n=280; farx(n+1)=1.163676e-004; foe(n+1)=1.241499e-002; krok(n+1)=4.138006e-002; ng(n+1)=5.686865e-003;
n=281; farx(n+1)=1.162574e-004; foe(n+1)=1.239998e-002; krok(n+1)=1.365319e-001; ng(n+1)=5.082332e-003;
n=282; farx(n+1)=1.148172e-004; foe(n+1)=1.232140e-002; krok(n+1)=1.598536e+000; ng(n+1)=5.670672e-003;
n=283; farx(n+1)=1.141983e-004; foe(n+1)=1.246768e-002; krok(n+1)=1.827549e-001; ng(n+1)=1.855953e-002;
n=284; farx(n+1)=1.139094e-004; foe(n+1)=1.240048e-002; krok(n+1)=4.954511e-001; ng(n+1)=3.385919e-002;
n=285; farx(n+1)=1.132174e-004; foe(n+1)=1.251263e-002; krok(n+1)=1.435731e+000; ng(n+1)=2.579175e-002;
n=286; farx(n+1)=1.103927e-004; foe(n+1)=1.237204e-002; krok(n+1)=2.446161e+000; ng(n+1)=1.661890e-002;
n=287; farx(n+1)=1.093009e-004; foe(n+1)=1.211971e-002; krok(n+1)=1.601772e+000; ng(n+1)=7.538145e-002;
n=288; farx(n+1)=1.073552e-004; foe(n+1)=1.241951e-002; krok(n+1)=1.878689e+001; ng(n+1)=1.951990e-002;
n=289; farx(n+1)=1.057756e-004; foe(n+1)=1.253242e-002; krok(n+1)=1.594157e+000; ng(n+1)=4.384946e-001;
n=290; farx(n+1)=1.052355e-004; foe(n+1)=1.232941e-002; krok(n+1)=9.168184e-001; ng(n+1)=1.389494e-001;
n=291; farx(n+1)=1.041352e-004; foe(n+1)=1.193566e-002; krok(n+1)=3.781569e+000; ng(n+1)=1.118892e-001;
n=292; farx(n+1)=1.036134e-004; foe(n+1)=1.173011e-002; krok(n+1)=1.856466e+000; ng(n+1)=9.148751e-002;
n=293; farx(n+1)=1.031055e-004; foe(n+1)=1.164093e-002; krok(n+1)=2.571390e+000; ng(n+1)=1.294444e-001;
n=294; farx(n+1)=1.028384e-004; foe(n+1)=1.163352e-002; krok(n+1)=1.745690e+000; ng(n+1)=1.343657e-001;
n=295; farx(n+1)=1.026868e-004; foe(n+1)=1.161096e-002; krok(n+1)=3.123161e+000; ng(n+1)=2.507908e-002;
n=296; farx(n+1)=1.016197e-004; foe(n+1)=1.120562e-002; krok(n+1)=9.393444e+000; ng(n+1)=1.048906e-001;
n=297; farx(n+1)=1.006731e-004; foe(n+1)=1.076532e-002; krok(n+1)=1.625559e+000; ng(n+1)=1.591427e-001;
n=298; farx(n+1)=1.003445e-004; foe(n+1)=1.078569e-002; krok(n+1)=1.402391e+000; ng(n+1)=6.431214e-002;
n=299; farx(n+1)=1.002078e-004; foe(n+1)=1.086620e-002; krok(n+1)=1.394120e+000; ng(n+1)=3.685094e-002;
n=300; farx(n+1)=1.000744e-004; foe(n+1)=1.086903e-002; krok(n+1)=1.040723e+000; ng(n+1)=8.055755e-002;

figure; semilogy(farx,'b'); hold on; semilogy(foe,'r'); xlabel('Iteracje'); ylabel('Earx, Eoe'); legend('Earx','Eoe'); title('Uczenie predyktora ARX');
figure; subplot(2,1,1); semilogy(krok); xlabel('Iteracje'); ylabel('Krok');
subplot(2,1,2); semilogy(ng); xlabel('Iteracje'); ylabel('Norma gradientu');
Earx=farx(n+1)
Eoe=foe(n+1)
